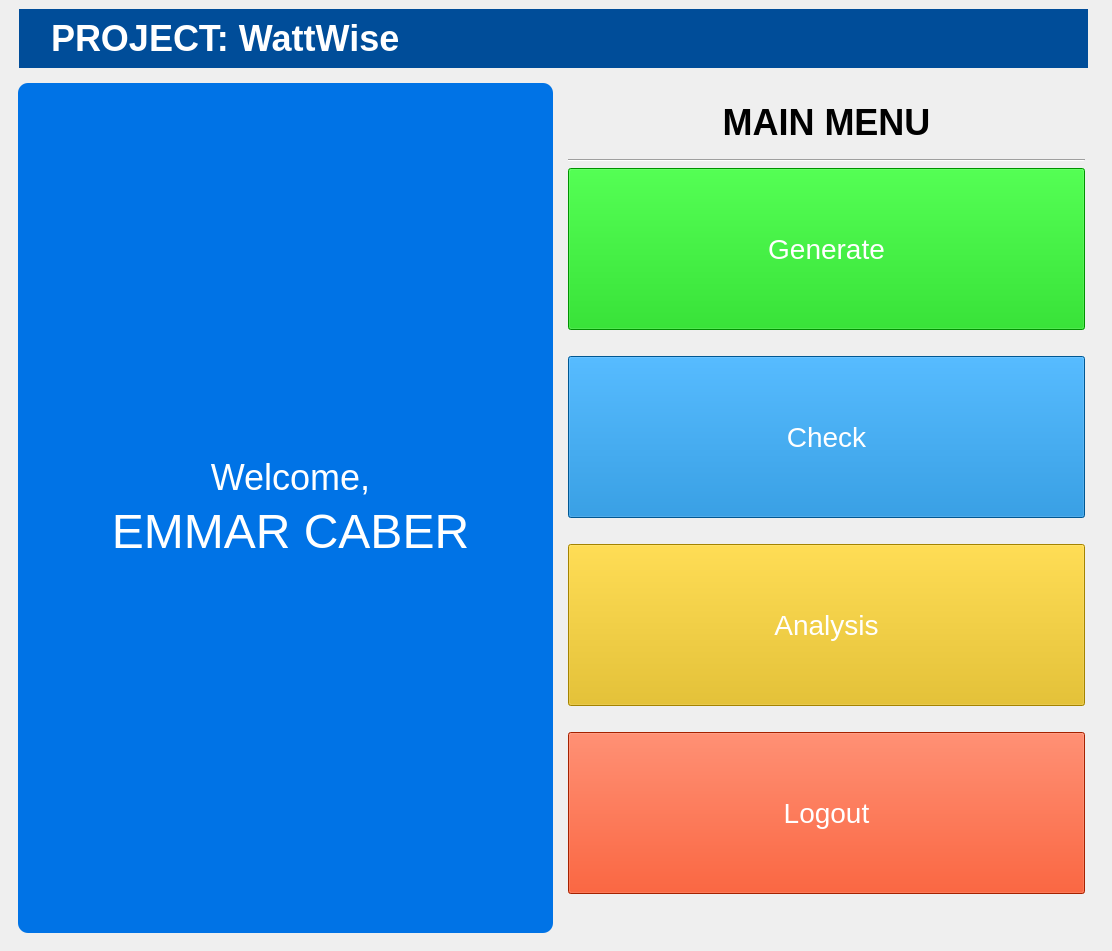
<?xml version="1.0" encoding="UTF-8"?>
<ui version="4.0">
 <class>MainWindow</class>
 <widget class="QMainWindow" name="MainWindow">
  <property name="geometry">
   <rect>
    <x>0</x>
    <y>0</y>
    <width>1112</width>
    <height>887</height>
   </rect>
  </property>
  <property name="windowTitle">
   <string>MainWindow</string>
  </property>
  <property name="styleSheet">
   <string notr="true">#header {
	background-color: #004d99;
	padding-left: 10px;
	margin-left: 10px;
	margin-right: 15px;
}

#labelMainMenuTitle {
	font-size:36px;
	font-weight: bold;
	margin-bottom: 10px;
}

#title {
	color: white;
	font-weight: bold;
	font-size: 36px;
}

#profileFrame {
	padding-left: 10px;
	background-color: #0073e6;
	border-radius: 10px;
}

QPushButton {
	height: 160px;
	font-size: 28px;
	color: white;
	margin-bottom: 20px;
}

#btnGenerate {
	background-color: #00cc00;
}

#btnGenerate:hover {
	background-color: #00FF00;
}

#btnCheck {
	background-color: #007acc;
}

#btnCheck:hover {
	background-color: #0099FF;
}

#btnAnalysis {
	background-color: #e6b800;
}

#btnAnalysis:hover {
	background-color: #FFD11A;
}

#btnLogout {
	background-color: #e62e00;
}

#btnLogout:hover {
	background-color: #FF481A;
}

#menuFrame {
	padding: 10px 0px;
}

#labelWelcome {
	font-size: 36px;
	color: white;
}

#labelStudentName {
	font-size: 48px;
	color: white;
}</string>
  </property>
  <widget class="QWidget" name="centralwidget">
   <layout class="QGridLayout" name="gridLayout">
    <item row="0" column="0">
     <widget class="QFrame" name="header">
      <layout class="QFormLayout" name="formLayout">
       <item row="0" column="0">
        <widget class="QLabel" name="logo">
         <property name="enabled">
          <bool>true</bool>
         </property>
         <property name="sizePolicy">
          <sizepolicy hsizetype="Preferred" vsizetype="Preferred">
           <horstretch>0</horstretch>
           <verstretch>0</verstretch>
          </sizepolicy>
         </property>
         <property name="maximumSize">
          <size>
           <width>100</width>
           <height>100</height>
          </size>
         </property>
         <property name="frameShadow">
          <enum>QFrame::Sunken</enum>
         </property>
         <property name="text">
          <string/>
         </property>
         <property name="pixmap">
          <pixmap resource="../qrc/main_menu_rc.qrc">:/images/assets/logo-white.png</pixmap>
         </property>
         <property name="scaledContents">
          <bool>true</bool>
         </property>
        </widget>
       </item>
       <item row="0" column="1">
        <widget class="QLabel" name="title">
         <property name="text">
          <string>PROJECT: WattWise</string>
         </property>
        </widget>
       </item>
      </layout>
     </widget>
    </item>
    <item row="1" column="0">
     <widget class="QFrame" name="horizontalFrame">
      <layout class="QHBoxLayout" name="horizontalLayout">
       <item>
        <widget class="QFrame" name="profileFrame">
         <layout class="QFormLayout" name="formLayout_3">
          <property name="sizeConstraint">
           <enum>QLayout::SetDefaultConstraint</enum>
          </property>
          <property name="formAlignment">
           <set>Qt::AlignCenter</set>
          </property>
          <item row="0" column="0" colspan="2">
           <widget class="QLabel" name="labelWelcome">
            <property name="text">
             <string>Welcome,</string>
            </property>
            <property name="alignment">
             <set>Qt::AlignCenter</set>
            </property>
           </widget>
          </item>
          <item row="1" column="0" colspan="2">
           <widget class="QLabel" name="labelStudentName">
            <property name="text">
             <string>EMMAR CABER</string>
            </property>
            <property name="alignment">
             <set>Qt::AlignCenter</set>
            </property>
           </widget>
          </item>
         </layout>
        </widget>
       </item>
       <item>
        <widget class="QFrame" name="menuFrame">
         <layout class="QVBoxLayout" name="verticalLayout_2">
          <item>
           <widget class="QLabel" name="labelMainMenuTitle">
            <property name="text">
             <string>MAIN MENU</string>
            </property>
            <property name="alignment">
             <set>Qt::AlignCenter</set>
            </property>
           </widget>
          </item>
          <item>
           <widget class="Line" name="line">
            <property name="orientation">
             <enum>Qt::Horizontal</enum>
            </property>
           </widget>
          </item>
          <item>
           <widget class="QPushButton" name="btnGenerate">
            <property name="cursor">
             <cursorShape>PointingHandCursor</cursorShape>
            </property>
            <property name="text">
             <string>Generate</string>
            </property>
            <property name="icon">
             <iconset resource="../qrc/main_menu_rc.qrc">
              <normaloff>:/images/assets/printer.svg</normaloff>:/images/assets/printer.svg</iconset>
            </property>
            <property name="iconSize">
             <size>
              <width>50</width>
              <height>50</height>
             </size>
            </property>
           </widget>
          </item>
          <item>
           <widget class="QPushButton" name="btnCheck">
            <property name="cursor">
             <cursorShape>PointingHandCursor</cursorShape>
            </property>
            <property name="text">
             <string>Check</string>
            </property>
            <property name="icon">
             <iconset resource="../qrc/main_menu_rc.qrc">
              <normaloff>:/images/assets/archive.svg</normaloff>:/images/assets/archive.svg</iconset>
            </property>
            <property name="iconSize">
             <size>
              <width>50</width>
              <height>50</height>
             </size>
            </property>
           </widget>
          </item>
          <item>
           <widget class="QPushButton" name="btnAnalysis">
            <property name="cursor">
             <cursorShape>PointingHandCursor</cursorShape>
            </property>
            <property name="text">
             <string>Analysis</string>
            </property>
            <property name="icon">
             <iconset resource="../qrc/main_menu_rc.qrc">
              <normaloff>:/images/assets/zoom-out.svg</normaloff>:/images/assets/zoom-out.svg</iconset>
            </property>
            <property name="iconSize">
             <size>
              <width>50</width>
              <height>50</height>
             </size>
            </property>
           </widget>
          </item>
          <item>
           <widget class="QPushButton" name="btnLogout">
            <property name="cursor">
             <cursorShape>PointingHandCursor</cursorShape>
            </property>
            <property name="text">
             <string>Logout</string>
            </property>
            <property name="icon">
             <iconset resource="../qrc/main_menu_rc.qrc">
              <normaloff>:/images/assets/log-out.svg</normaloff>:/images/assets/log-out.svg</iconset>
            </property>
            <property name="iconSize">
             <size>
              <width>50</width>
              <height>50</height>
             </size>
            </property>
           </widget>
          </item>
         </layout>
        </widget>
       </item>
      </layout>
     </widget>
    </item>
   </layout>
  </widget>
 </widget>
 <resources>
  <include location="../qrc/main_menu_rc.qrc"/>
 </resources>
 <connections/>
</ui>
